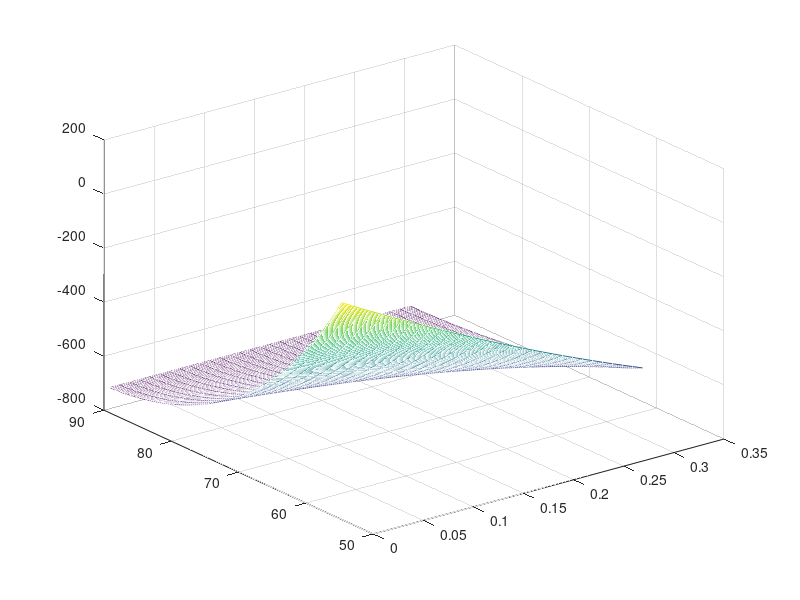

The MATLAB script that drew this image:
D01 = 3; %cm
p = 100; %1:1:500;
l = 7:.1:10;
l0 = 10;
epsilon = 1-(l/l0);%cm
theta0 = (54.7:.1:89.1);

[xx,yy] = meshgrid(epsilon,theta0);
F = zeros(size(xx));
for i=1:size(xx,1)
    for j=1:size(xx,2)
        F(i,j) = pi * D01^2 * p *(3 *(1-xx(i,j))^2/(tan(yy(i,j)*pi/180))^2 - 1/(sin(yy(i,j)*pi/180))^2) / 4;
    end
end

figure
mesh(xx,yy,F)